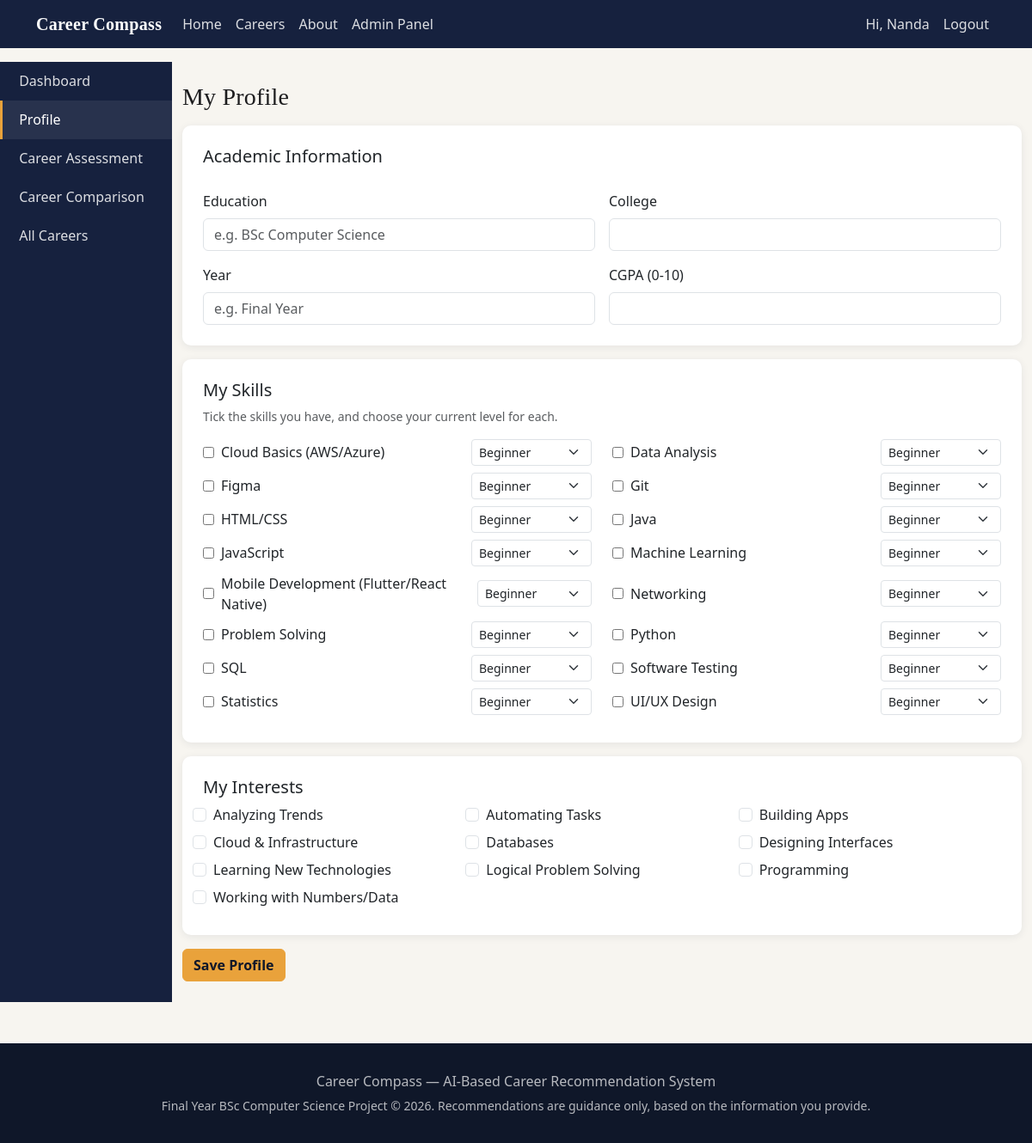
Screenshot of /profile (signed in) with the database file from the repository.
### models/models.py (models this page shows, shortened)
class User(UserMixin, db.Model):
    __tablename__ = "users"
    id = db.Column(db.Integer, primary_key=True)
    name = db.Column(db.String(120), nullable=False)
    email = db.Column(db.String(150), unique=True, nullable=False)
    password_hash = db.Column(db.String(255), nullable=False)
    is_admin = db.Column(db.Boolean, default=False)
    created_at = db.Column(db.DateTime, default=utcnow)
    profile = db.relationship("Profile", backref="user", uselist=False, cascade="all, delete-orphan")
    skills = db.relationship("UserSkill", backref="user", cascade="all, delete-orphan")
    interests = db.relationship("UserInterest", backref="user", cascade="all, delete-orphan")
    results = db.relationship("Result", backref="user", cascade="all, delete-orphan")

class Skill(db.Model):
    __tablename__ = "skills"
    id = db.Column(db.Integer, primary_key=True)
    name = db.Column(db.String(100), unique=True, nullable=False)

class Interest(db.Model):
    __tablename__ = "interests"
    id = db.Column(db.Integer, primary_key=True)
    name = db.Column(db.String(100), unique=True, nullable=False)

### routes/student.py (the view, shortened to what this page needs)
@student_bp.route("/profile", methods=["GET", "POST"])
@login_required
def profile():
    all_skills = Skill.query.order_by(Skill.name).all()
    all_interests = Interest.query.order_by(Interest.name).all()
    user_skill_map = {us.skill_id: us.level for us in current_user.skills}
    user_interest_ids = {ui.interest_id for ui in current_user.interests}
    return render_template(
        "profile.html",
        all_skills=all_skills,
        all_interests=all_interests,
        user_skill_map=user_skill_map,
        user_interest_ids=user_interest_ids,
        level_choices=LEVEL_CHOICES,
    )

### templates/profile.html (shortened to what this page needs)
{% extends "student_base.html" %}
{% set active = 'profile' %}
{% block student_content %}
<h3>My Profile</h3>
<form method="POST">
    <div class="card card-custom p-4 mt-3">
        <h5>Academic Information</h5>
        <div class="row g-3 mt-1">
            <div class="col-md-6">
                <label class="form-label">Education</label>
                <input type="text" name="education" class="form-control" value="{{ current_user.profile.education or '' }}" placeholder="e.g. BSc Computer Science">
            </div>
            <div class="col-md-6">
                <label class="form-label">College</label>
                <input type="text" name="college" class="form-control" value="{{ current_user.profile.college or '' }}">
            </div>
            <div class="col-md-6">
                <label class="form-label">Year</label>
                <input type="text" name="year" class="form-control" value="{{ current_user.profile.year or '' }}" placeholder="e.g. Final Year">
            </div>
            <div class="col-md-6">
                <label class="form-label">CGPA (0-10)</label>
                <input type="number" step="0.01" min="0" max="10" name="cgpa" class="form-control" value="{{ current_user.profile.cgpa or '' }}">
            </div>
        </div>
    </div>
    <div class="card card-custom p-4 mt-3">
        <h5>My Skills</h5>
        <p class="text-muted small">Tick the skills you have, and choose your current level for each.</p>
        <div class="row">
            {% for skill in all_skills %}
            <div class="col-md-6 d-flex align-items-center gap-2 mb-2">
                <input type="checkbox" name="skill_id" value="{{ skill.id }}" id="skill_{{ skill.id }}"
                       {% if skill.id in user_skill_map %}checked{% endif %}>
                <label for="skill_{{ skill.id }}" class="flex-grow-1 mb-0">{{ skill.name }}</label>
                <select name="level_{{ skill.id }}" class="form-select form-select-sm" style="width: 140px;">
                    {% for lvl in level_choices %}
                    <option value="{{ lvl }}" {% if user_skill_map.get(skill.id) == lvl %}selected{% endif %}>{{ lvl }}</option>
                    {% endfor %}
                </select>
            </div>
            {% endfor %}
        </div>
    </div>
    <div class="card card-custom p-4 mt-3">
        <h5>My Interests</h5>
        <div class="row">
            {% for interest in all_interests %}
            <div class="col-md-4 form-check mb-2">
                <input type="checkbox" class="form-check-input" name="interest_id" value="{{ interest.id }}" id="interest_{{ interest.id }}"
                       {% if interest.id in user_interest_ids %}checked{% endif %}>
                <label class="form-check-label" for="interest_{{ interest.id }}">{{ interest.name }}</label>
            </div>
            {% endfor %}
        </div>
    </div>
    <button type="submit" class="btn btn-amber mt-3">Save Profile</button>
</form>
{% endblock %}

### templates/base.html (shortened to what this page needs)
<!DOCTYPE html>
<html lang="en">
<head>
    <link href="https://cdn.jsdelivr.net/npm/bootstrap@5.3.3/dist/css/bootstrap.min.css" rel="stylesheet">
    <link rel="stylesheet" href="{{ url_for('static', filename='css/style.css') }}">
</head>
<body>
<nav class="navbar navbar-expand-lg navbar-custom navbar-dark">
    <div class="container">
        <a class="navbar-brand navbar-brand-custom brand" href="{{ url_for('main.home') }}">Career Compass</a>
        <div class="collapse navbar-collapse" id="navMenu">
            <ul class="navbar-nav me-auto mb-2 mb-lg-0">
                <li class="nav-item"><a class="nav-link" href="{{ url_for('main.home') }}">Home</a></li>
                <li class="nav-item"><a class="nav-link" href="{{ url_for('main.careers') }}">Careers</a></li>
                <li class="nav-item"><a class="nav-link" href="{{ url_for('main.about') }}">About</a></li>
                {% if current_user.is_authenticated and current_user.is_admin %}
                <li class="nav-item"><a class="nav-link" href="{{ url_for('admin.dashboard') }}">Admin Panel</a></li>
                {% endif %}
            </ul>
            <ul class="navbar-nav">
                {% if current_user.is_authenticated %}
                <li class="nav-item"><span class="nav-link">Hi, {{ current_user.name }}</span></li>
                <li class="nav-item"><a class="nav-link" href="{{ url_for('auth.logout') }}">Logout</a></li>
                {% else %}
                <li class="nav-item"><a class="nav-link" href="{{ url_for('auth.login') }}">Login</a></li>
                <li class="nav-item"><a class="nav-link" href="{{ url_for('auth.register') }}">Register</a></li>
                {% endif %}
            </ul>
        </div>
    </div>
</nav>
{% block content %}{% endblock %}
<footer>
    <div class="container text-center">
        <p class="mb-1">Career Compass &mdash; AI-Based Career Recommendation System</p>
        <small>Final Year BSc Computer Science Project &copy; {{ current_year }}. Recommendations are guidance only, based on the information you provide.</small>
    </div>
</footer>
</body>
</html>

### static/css/style.css (style rules this page uses)
:root { --navy: #16213E; --navy-dark: #0F1729; --amber: #E9A23B; --teal: #2FA98C; --paper: #F7F5F0; --ink: #1C1C1E; --muted: #6B7280; }
body { background-color: var(--paper); color: var(--ink); font-family: "Segoe UI", Roboto, Helvetica, Arial, sans-serif; }
h1, h2, h3, h4, .brand { font-family: "Georgia", "Times New Roman", serif; letter-spacing: 0.2px; }
.navbar-brand-custom { font-weight: 700; color: #fff !important; letter-spacing: 0.3px; }
.navbar-custom { background-color: var(--navy); }
.navbar-custom .nav-link { color: rgba(255, 255, 255, 0.85) !important; }
.btn-amber { background-color: var(--amber); border-color: var(--amber); color: var(--navy-dark); font-weight: 600; }
.card-custom { border: none; border-radius: 10px; box-shadow: 0 2px 10px rgba(22, 33, 62, 0.08); }
footer { background-color: var(--navy-dark); color: rgba(255, 255, 255, 0.7); padding: 2rem 0; margin-top: 3rem; }

### rows the page displays
User: name "Nanda"
Skill: name "Cloud Basics (AWS/Azure)", id "Beginner"
Skill: name "Data Analysis", id "Beginner"
Skill: name "Figma", id "Beginner"
Skill: name "Git", id "Beginner"
Skill: name "HTML/CSS", id "Beginner"
Skill: name "Java", id "Beginner"
Skill: name "JavaScript", id "Beginner"
Skill: name "Machine Learning", id "Beginner"
Skill: name "Mobile Development (Flutter/React Native)", id "Beginner"
Skill: name "Networking", id "Beginner"
Skill: name "Problem Solving", id "Beginner"
Skill: name "Python", id "Beginner"
Skill: name "SQL", id "Beginner"
Skill: name "Software Testing", id "Beginner"
Skill: name "Statistics", id "Beginner"
Skill: name "UI/UX Design", id "Beginner"
Interest: name "Analyzing Trends"
Interest: name "Automating Tasks"
Interest: name "Building Apps"
Interest: name "Cloud & Infrastructure"
Interest: name "Databases"
Interest: name "Designing Interfaces"
Interest: name "Learning New Technologies"
Interest: name "Logical Problem Solving"
Interest: name "Programming"
Interest: name "Working with Numbers/Data"
